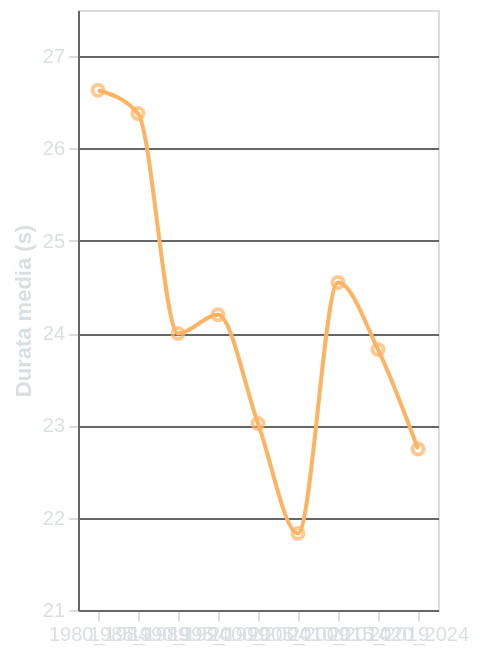

Express this chart as Vega-Lite.
### Vega-Lite specification from a JSON file in a GitHub repository (floating-point values rounded to 4 significant figures)
{"config": {"background": "transparent", "title": {"color": "#DBDEE1", "fontSize": 16}, "axis": {"domainColor": "#666666", "gridColor": "#666666", "tickColor": "#DBDEE1", "titleColor": "#DBDEE1", "labelColor": "#DBDEE1"}, "legend": {"labelColor": "#DBDEE1", "titleColor": "#DBDEE1"}}, "layer": [{"mark": {"type": "line", "interpolate": "monotone"}, "encoding": {"color": {"value": "#FDB462"}, "tooltip": [{"field": "lustrum", "type": "ordinal"}, {"field": "duration_in_seconds", "type": "quantitative"}], "x": {"axis": {"labelAngle": 0}, "field": "lustrum", "title": "", "type": "ordinal"}, "y": {"field": "duration_in_seconds", "scale": {"domain": [21.35, 27.11]}, "title": "Durata media (s)", "type": "quantitative"}}}, {"mark": {"type": "point"}, "encoding": {"color": {"value": "#FDB462"}, "tooltip": [{"field": "lustrum", "type": "ordinal"}, {"field": "duration_in_seconds", "format": ".2f", "type": "quantitative"}], "x": {"field": "lustrum", "type": "ordinal"}, "y": {"field": "duration_in_seconds", "type": "quantitative"}}}], "data": {"name": "data-d0acfd1a75be08a368ff6a4d03adefda"}, "height": "container", "width": "container", "$schema": "https://vega.github.io/schema/vega-lite/v5.17.0.json", "datasets": {"data-d0acfd1a75be08a368ff6a4d03adefda": [{"lustrum": "1980_1984", "duration_in_seconds": 26.63}, {"lustrum": "1985_1989", "duration_in_seconds": 26.38}, {"lustrum": "1990_1994", "duration_in_seconds": 24.0}, {"lustrum": "1995_1999", "duration_in_seconds": 24.2}, {"lustrum": "2000_2004", "duration_in_seconds": 23.02}, {"lustrum": "2005_2009", "duration_in_seconds": 21.83}, {"lustrum": "2010_2014", "duration_in_seconds": 24.55}, {"lustrum": "2015_2019", "duration_in_seconds": 23.82}, {"lustrum": "2020_2024", "duration_in_seconds": 22.74}]}}
